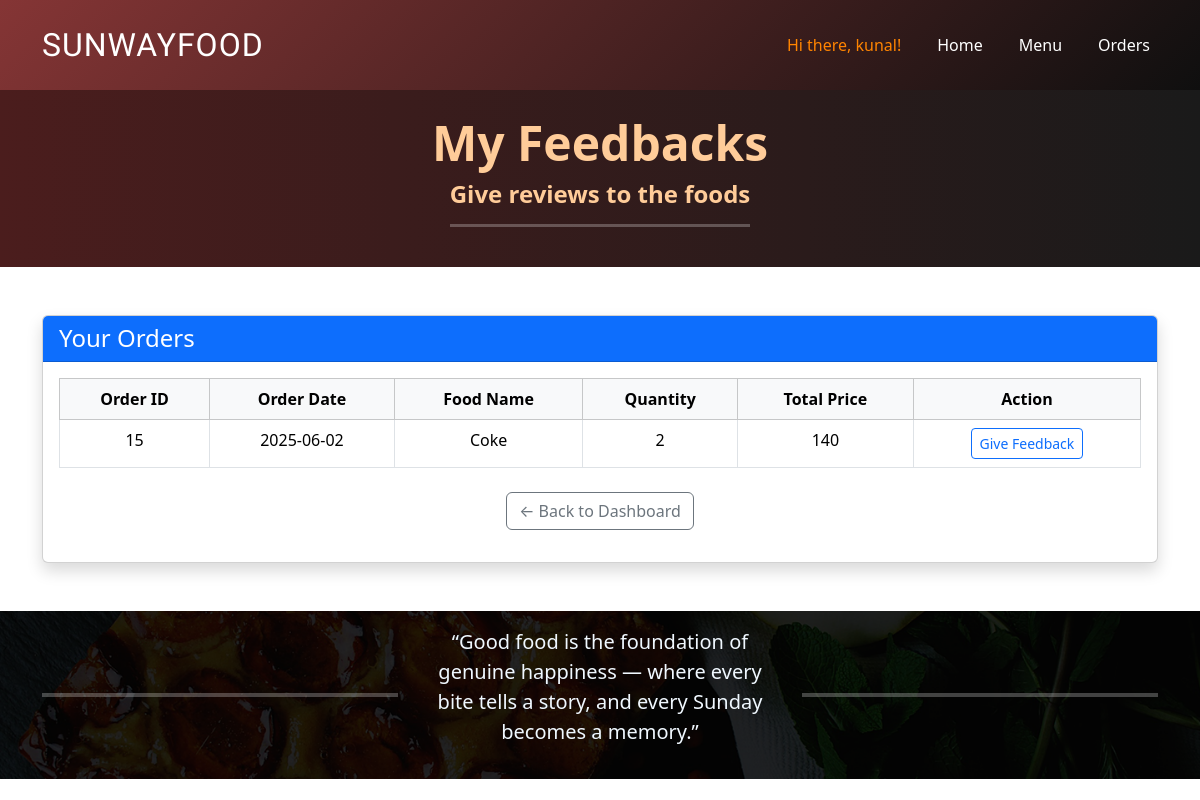
Screenshot of /php_Project/phpScripts/feedback.php (signed in) with the database file from the repository.
### tables this page shows
CREATE TABLE `order_items` (
  `id` int(11) NOT NULL AUTO_INCREMENT,
  `order_id` int(11) DEFAULT NULL,
  `item_id` int(11) DEFAULT NULL,
  `quantity` int(11) DEFAULT NULL,
  PRIMARY KEY (`id`),
  KEY `order_id` (`order_id`),
  KEY `item_id` (`item_id`),
  CONSTRAINT `order_items_ibfk_1` FOREIGN KEY (`order_id`) REFERENCES `orders` (`id`),
  CONSTRAINT `order_items_ibfk_2` FOREIGN KEY (`item_id`) REFERENCES `menu_items` (`id`)
);

CREATE TABLE `orders` (
  `id` int(11) NOT NULL AUTO_INCREMENT,
  `user_id` int(11) DEFAULT NULL,
  `order_time` timestamp NOT NULL DEFAULT current_timestamp(),
  `total_price` int(11) DEFAULT NULL,
  `status` enum('Pending','Preparing','Ready') DEFAULT 'Pending',
  `pay_method` enum('Cash','esewa') DEFAULT 'Cash',
  `payment` varchar(20) DEFAULT 'Not Paid',
  PRIMARY KEY (`id`),
  KEY `user_id` (`user_id`),
  CONSTRAINT `orders_ibfk_1` FOREIGN KEY (`user_id`) REFERENCES `users` (`id`)
);

CREATE TABLE `menu_items` (
  `id` int(11) NOT NULL AUTO_INCREMENT,
  `name` varchar(100) NOT NULL,
  `category_id` int(11) DEFAULT NULL,
  `price` decimal(10,2) NOT NULL,
  `description` text DEFAULT NULL,
  `image_path` varchar(255) DEFAULT NULL,
  PRIMARY KEY (`id`),
  KEY `category_id` (`category_id`),
  CONSTRAINT `menu_items_ibfk_1` FOREIGN KEY (`category_id`) REFERENCES `categories` (`id`)
);

### php_Project/phpScripts/feedback.php (the view, shortened to what this page needs)
<?php
    include ('../includes/dbconn.php');
    $isLoggedIn = isset($_SESSION['name']);
    $Name = $isLoggedIn ? $_SESSION['name'] : '';
    $student_id = $_SESSION['user_id'];
    $select_query = "SELECT o.id AS order_id, o.order_time, o.total_price, o.status, mi.name AS food_name, oi.quantity FROM orders o JOIN order_items oi ON o.id = oi.order_id JOIN menu_items mi ON oi.item_id = mi.id WHERE o.user_id = $student_id AND o.status = 'Ready' ORDER BY o.order_time;";
    $result = mysqli_query($dbconn, $select_query);
?>
<!DOCTYPE html>
<html lang="en">
<head>
    <link href="https://cdn.jsdelivr.net/npm/bootstrap@5.3.3/dist/css/bootstrap.min.css" rel="stylesheet">
    <link href="../css/main.css" rel="stylesheet">
</head>
<body>
    <nav class="navbar navbar-expand-lg bg-dark navbar-dark py-3 main-page-nav">
        <div class="container">
        <a class="navbar-brand" href="../index.php">SUNWAYFOOD</a>
        <div class="collapse navbar-collapse" id="navbarNav">
            <ul class="navbar-nav ms-auto">
        <?php if ($isLoggedIn): ?>
            <li class="nav-item">
                <span class="nav-link nochange">Hi there, <?= htmlspecialchars($Name) ?>!</span>
            </li>
        <?php endif; ?>
            <li class="nav-item">
                <a class="nav-link" href="../index.php">Home</a>
            </li>
            <li class="nav-item">
                <a class="nav-link" href="<?= $isLoggedIn ? 'admin_main.php' : 'login.php' ?>">Menu</a>
            </li>
            <li class="nav-item">
                <a class="nav-link" href="<?= $isLoggedIn ? 'allOrders.php' : 'login.php' ?>">Orders</a>
            </li>
            </ul>
        </div>
        </div>
    </nav>
    <div class="text-center py-4 order-head mb-5" style="background: linear-gradient(to right, #4B1D1D, #1a1a1a); color: #ffcc99;">
        <h1 class="fw-bold display-5"> My Feedbacks</h1>
        <h4 class="fw-semibold"> Give reviews to the foods</h4>
        <hr class="w-25 mx-auto" style="border-top: 3px solid #fff;">
    </div>
    <div class="container mt-5 self-feedback mb-5">
        <div class="card shadow">
            <div class="card-header bg-primary text-white">
                <h4 class="mb-0">Your Orders</h4>
            </div>
            <div class="card-body">
                <table class="table table-bordered table-hover text-center">
                    <thead class="table-light">
                        <tr>
                            <th>Order ID</th>
                            <th>Order Date</th>
                            <th>Food Name</th>
                            <th>Quantity</th>
                            <th>Total Price</th>
                            <th>Action</th>
                        </tr>
                    </thead>
                    <tbody>
                    <?php
                    if(mysqli_num_rows($result)>0){
                    while ($row = mysqli_fetch_assoc($result)) {
                        echo "<tr>
                                <td data-label='Order ID'>{$row['order_id']}</td>
                                <td data-label='Order Time'>". date('Y-m-d', strtotime($row['order_time'])) ."</td>
                                <td data-label='Food Name'>{$row['food_name']}</td>
                                <td data-label='Quantity'>{$row['quantity']}</td>
                                <td data-label='Total Price'>{$row['total_price']}</td>
                                <td data-label='Action'>
                                    <a href='writeFeed.php?order_id={$row['order_id']}&user_id={$student_id}&food_n={$row['food_name']}' class='btn btn-sm btn-outline-primary'>
                                        Give Feedback
                                    </a>
                                </td>
                            </tr>";
                    }
                }else{
                    echo "<tr><td colspan='6'>No Orders for feedback</td></tr>";
                }
                    ?>
                    </tbody>
                </table>
                <div class="text-center mt-4 mb-3">
                    <a href="student_main.php" class="btn btn-outline-secondary">← Back to Dashboard</a>
                </div>
            </div>
        </div>
    </div>
    <div class="alternate">
        <div class="container">
            <div class="row">
                <div class="col hr">
                    <hr style="border: none; height: 4px; background-color:rgb(255, 255, 255);">
                </div>
                <div class="col quote">
                    <div class="quote-box text-center my-3">
                        <blockquote class="blockquote">
                            <p class="mb-0">“Good food is the foundation of genuine happiness — where every bite tells a story, and every Sunday becomes a memory.”</p>
                        </blockquote>
                    </div>
                </div>
                <div class="col hr">
                    <hr style="border: none; height: 4px; background-color:rgb(255, 255, 255);">
                </div>
            </div>
        </div>
    </div>
</body>
</html>

### php_Project/css/main.css (style rules this page uses)
body { overflow-x: hidden; background:#ffffff; min-width: 350px; }
.navbar { background: linear-gradient(135deg, #853535, #0f0f0f); }
.nav-link.nochange { color: #ff8400 !important; border-radius: 5px; }
.navbar-brand { font-family: 'Nova Cut', cursive !important; font-size: 32px; letter-spacing: 1px; }
.nav-link { font-size: 16px; }
.collapse ul { gap: 20px; }
.nav-link { color: white; padding: 10px; }
.col { display: flex; flex-direction: column; justify-content: center; z-index: 1000; }
.alternate { background-image: url('../image/bg.png'); background-size: cover; background-position: center; background-repeat: no-repeat; }
.order-head { width: 100%; }
.order-head hr { background-color: #ffffff; }
.blockquote { color: aliceblue; }
.col hr { z-index: 1000; }

### rows the page displays
order_items: order "15", order.order_time "2025-06-02", item.name "Coke", quantity "2", order.total_price "140"

### other values shown
$Name "kunal"
